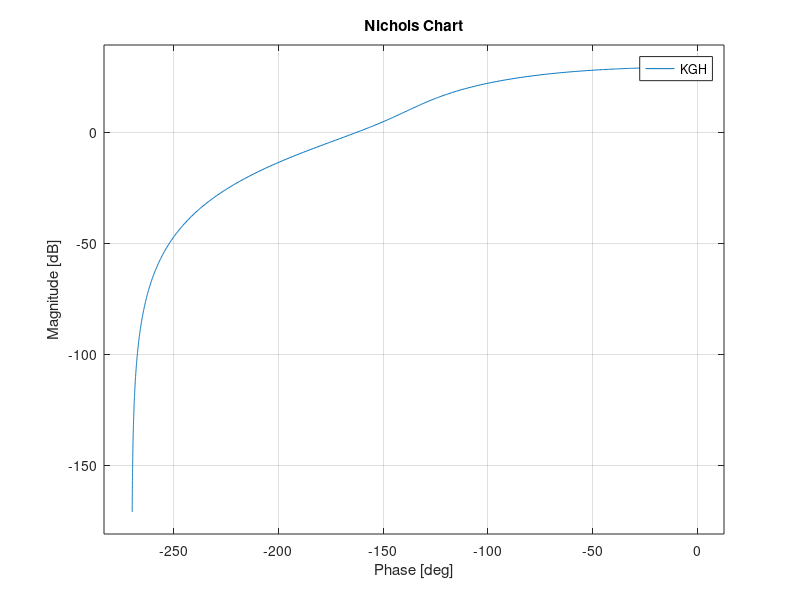

Reproduce this figure in MATLAB. (Note: this script raises an error after producing the figure.)
clear
clc
clf
kc=22.754;
k=0.5*kc;
for m=1:3
    KGH=tf([0.25*k 0.109*k],[1 3.456 3.207 0.611 0.042]);
    nichols(KGH)
    ngrid
    X=sprintf('in figure%d k=%f .',m,k);
    disp(X);
    if m<3
        figure()
    end
    k=k*2;
end
